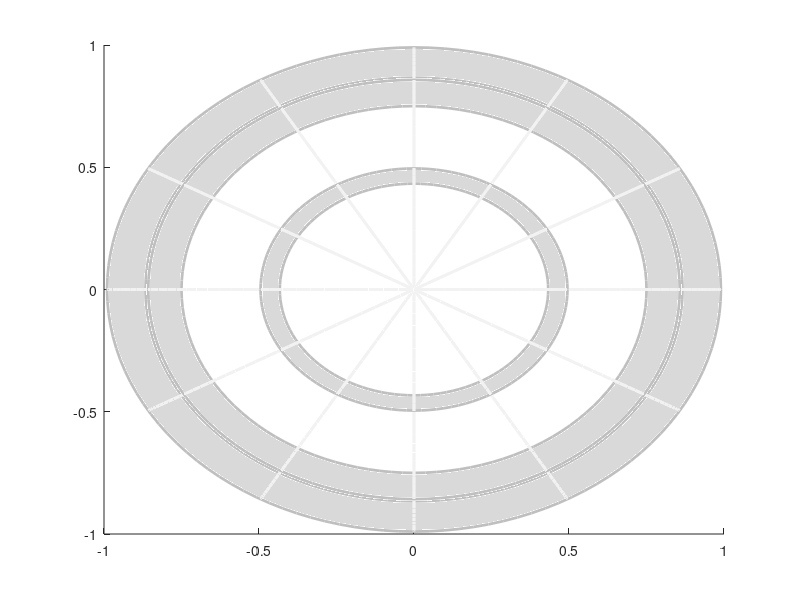

The MATLAB source for this figure:
function plot_sphere_grid_0(parameter);
na=0;
if nargin<1+na; parameter=[]; end; na=na+1;

if isempty(parameter); parameter=struct('type','parameter'); end;
if ~isfield(parameter,'n_polar_a'); parameter.n_polar_a = 7; end; %<-- parameter_bookmark. ;
n_polar_a = parameter.n_polar_a;
if ~isfield(parameter,'n_azimu_b'); parameter.n_azimu_b = 12; end; %<-- parameter_bookmark. ;
n_azimu_b = parameter.n_azimu_b;
if ~isfield(parameter,'n_gamma_z'); parameter.n_gamma_z = 128; end; %<-- parameter_bookmark. ;
n_gamma_z = parameter.n_gamma_z;
if ~isfield(parameter,'k_max'); parameter.k_max = 1.0; end; %<-- parameter_bookmark. ;
k_max = parameter.k_max;
if ~isfield(parameter,'k_mid'); parameter.k_mid = 0.875*parameter.k_max; end; %<-- parameter_bookmark. ;
k_mid = parameter.k_mid;
if ~isfield(parameter,'facealpha_use'); parameter.facealpha_use = 1.00; end; %<-- parameter_bookmark. ;
facealpha_use = parameter.facealpha_use;
if ~isfield(parameter,'facecolor_use'); parameter.facecolor_use = 0.85*[1,1,1]; end; %<-- parameter_bookmark. ;
facecolor_use = parameter.facecolor_use;
if ~isfield(parameter,'linecolor_a'); parameter.linecolor_a = 0.75*[1,1,1]; end; %<-- parameter_bookmark. ;
linecolor_a = parameter.linecolor_a;
if ~isfield(parameter,'linecolor_b'); parameter.linecolor_b = 0.95*[1,1,1]; end; %<-- parameter_bookmark. ;
linecolor_b = parameter.linecolor_b;
if ~isfield(parameter,'linewidth_use'); parameter.linewidth_use = 2; end; %<-- parameter_bookmark. ;
linewidth_use = parameter.linewidth_use;
if ~isfield(parameter,'flag_solid'); parameter.flag_solid = 0; end; %<-- parameter_bookmark. ;
flag_solid = parameter.flag_solid;

r_max = k_max*(1-1e-2);
r_mid = k_mid*(1-1e-2);

gamma_z_ = linspace(0,2*pi,n_gamma_z+1); gamma_z_ = transpose(gamma_z_(1:n_gamma_z+1));
cc_ = cos(gamma_z_);
cc_pre_ = 0.5*cc_ + 0.5*circshift(cc_,+1);
cc_pos_ = 0.5*cc_ + 0.5*circshift(cc_,-1);
sc_ = sin(gamma_z_);
sc_pre_ = 0.5*sc_ + 0.5*circshift(sc_,+1);
sc_pos_ = 0.5*sc_ + 0.5*circshift(sc_,-1);

Rz = @(azimu_b) ...
[ +cos(azimu_b) -sin(azimu_b) 0 ; ...
  +sin(azimu_b) +cos(azimu_b) 0 ; ...
   0             0            1 ; ...
] ;

Ry = @(polar_a) ...
[ +cos(polar_a) 0 +sin(polar_a) ; ...
   0            1  0            ; ...
  -sin(polar_a) 0 +cos(polar_a) ; ...
];

hold on;
%%%%%%%%;
if flag_solid;
ca_ = zeros(n_polar_a,1);
sa_ = zeros(n_polar_a,1);
for npolar_a=0:n_polar_a-1;
polar_a = npolar_a*pi/max(1,n_polar_a-1);
ca_(1+npolar_a) = cos(polar_a);
sa_(1+npolar_a) = sin(polar_a);
end;%for npolar_a=0:n_polar_a-1;
tmp_x__ = zeros(2*n_polar_a,n_azimu_b);
tmp_y__ = zeros(2*n_polar_a,n_azimu_b);
tmp_z__ = zeros(2*n_polar_a,n_azimu_b);
for nazimu_b=0:n_azimu_b-1;
azimu_b_pre = (nazimu_b+0)*2*pi/max(1,n_azimu_b);
azimu_b_pos = (nazimu_b+1)*2*pi/max(1,n_azimu_b);
cb_pre = cos(azimu_b_pre); sb_pre = sin(azimu_b_pre);
cb_pos = cos(azimu_b_pos); sb_pos = sin(azimu_b_pos);
tmp_x__(:,1+nazimu_b) = [ cb_pre * sa_ ; cb_pos * flipud(sa_) ];
tmp_y__(:,1+nazimu_b) = [ sb_pre * sa_ ; sb_pos * flipud(sa_) ];
tmp_z__(:,1+nazimu_b) = [ ca_ ; flipud(ca_) ];
end;%for nazimu_b=0:n_azimu_b-1;
tmp_c_ = repmat(reshape(facecolor_use,[1,1,3]),[1,n_azimu_b,1]);
patch(tmp_x__,tmp_y__,tmp_z__,tmp_c_,'LineStyle','none','FaceAlpha',facealpha_use);
end;%if flag_solid;
%%%%%%%%;
for npolar_a=0:n_polar_a-1;
polar_a = npolar_a*pi/max(1,n_polar_a-1);
ca = cos(polar_a); sa = sin(polar_a);
plot3(r_max*sa*cc_,r_max*sa*sc_,r_max*ca*ones(n_gamma_z+1,1),'Color',linecolor_a,'LineWidth',linewidth_use);
plot3(r_mid*sa*cc_,r_mid*sa*sc_,r_max*ca*ones(n_gamma_z+1,1),'Color',linecolor_a,'LineWidth',linewidth_use);
tmp_x_ = [ ...
  reshape(r_mid*sa*cc_pre_,[1,n_gamma_z+1]) ...
; reshape(r_mid*sa*cc_pos_,[1,n_gamma_z+1]) ...
; reshape(r_max*sa*cc_pos_,[1,n_gamma_z+1]) ...
; reshape(r_max*sa*cc_pre_,[1,n_gamma_z+1]) ...
];
tmp_y_ = [ ...
  reshape(r_mid*sa*sc_pre_,[1,n_gamma_z+1]) ...
; reshape(r_mid*sa*sc_pos_,[1,n_gamma_z+1]) ...
; reshape(r_max*sa*sc_pos_,[1,n_gamma_z+1]) ...
; reshape(r_max*sa*sc_pre_,[1,n_gamma_z+1]) ...
];
tmp_z_ = [ ...
  r_max*ca*ones(1,n_gamma_z+1) ...
; r_max*ca*ones(1,n_gamma_z+1) ...
; r_max*ca*ones(1,n_gamma_z+1) ...
; r_max*ca*ones(1,n_gamma_z+1) ...
];
tmp_c_ = repmat(reshape(facecolor_use,[1,1,3]),[1,n_gamma_z+1,1]);
patch(tmp_x_,tmp_y_,tmp_z_,tmp_c_,'LineStyle','none','FaceAlpha',facealpha_use);
end;%for npolar_a=0:n_polar_a-1;
%%%%%%%%;
for nazimu_b=0:n_azimu_b-1;
azimu_b = nazimu_b*2*pi/max(1,n_azimu_b);
tmp_ = Rz(azimu_b)*[transpose(cc_);zeros(1,n_gamma_z+1);transpose(sc_)];
plot3(r_max*tmp_(1+0,:),r_max*tmp_(1+1,:),r_max*tmp_(1+2,:),'Color',linecolor_b,'LineWidth',linewidth_use);
clear tmp_;
end;%for nazimu_b=0:n_azimu_b-1;
%%%%%%%%;
hold off;


